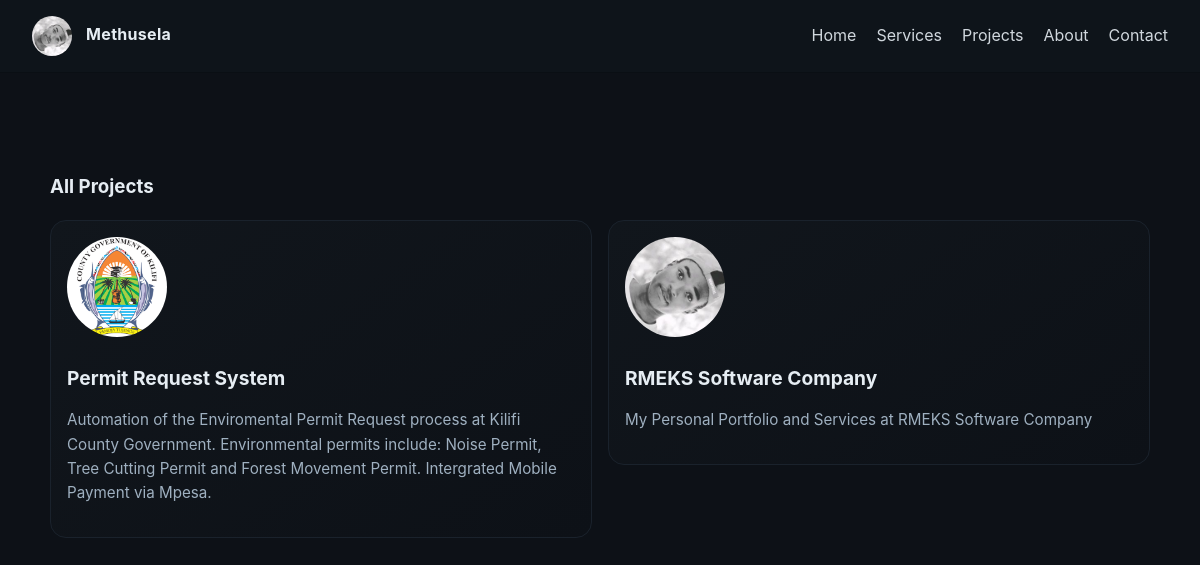
The page /projects/ on the database as committed earlier.
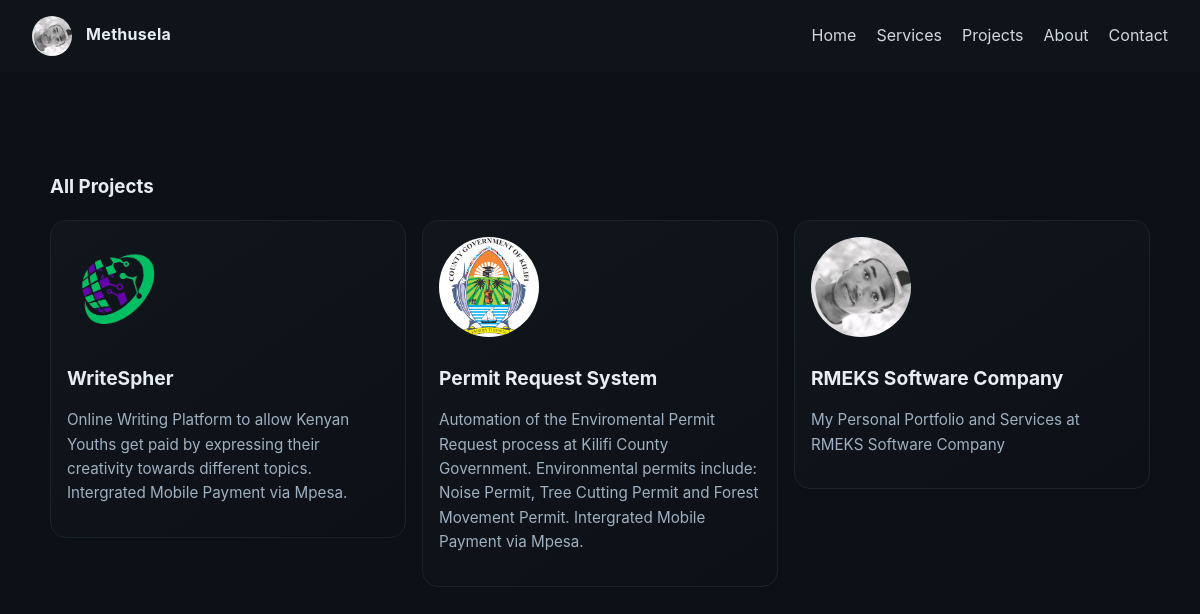
The same page on the database as committed later.
### main/models.py (models this page shows, shortened)
class Project(models.Model):
    title = models.CharField(max_length=200)
    description = models.TextField(blank=True)
    image = models.ImageField(upload_to='projects/', blank=True, null=True)
    link = models.URLField(blank=True)
    created_at = models.DateTimeField(auto_now_add=True)

### main/views.py (the view)
# urls.py: path('projects/', views.project_list, name='projects'),
def project_list(request):
    projects = Project.objects.all().order_by('-created_at')
    return render(request, 'main/projects.html', {'projects': projects})

### main/templates/main/projects.html (shortened to what this page needs)
{% load static %}
<!DOCTYPE html>
<html lang="en">
<head>
    <link rel="stylesheet" href="{% static 'main/css/style.css' %}">
</head>
<body>
{% include 'main/navbar.html' %}
<section class="projects page">
    <h3>All Projects</h3>
    <div class="grid">
    {% for project in projects %}
    {% if project.link %}
    <a href="{{ project.link }}" target="_blank" class="card-link">
    {% endif %}
        <div class="card">
            {% if project.image %}
            <img src="{{ project.image.url }}" alt="{{ project.title }}">
            {% endif %}
            <h3>{{ project.title }}</h3>
            <p class="muted">{{ project.description }}</p>
        </div>
    {% if project.link %}
    </a>
    {% endif %}
    {% empty %}
    <p class="muted">No projects available at the moment.</p>
    {% endfor %}
</div>
</section>
</body>
</html>

Rows that differ between the two databases and show on the page:
added Project: image (picture), title "WriteSpher", description "Online Writing Platform to allow Kenyan Youths get paid by expressing their creativity towards different topics. Intergrated Mobile Payment via Mpesa."
